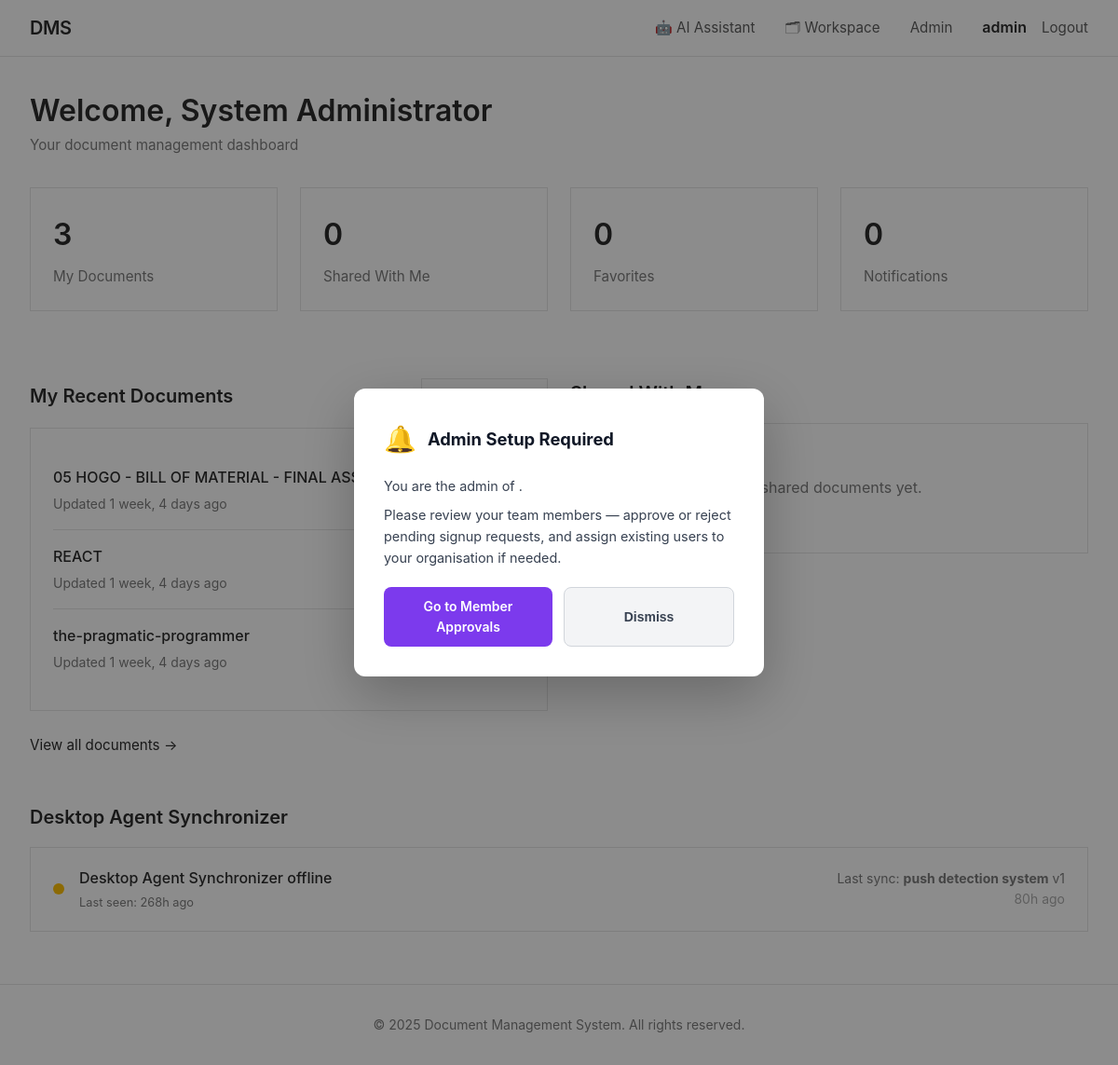
Before: /dashboard/ (signed in) with the older database file.
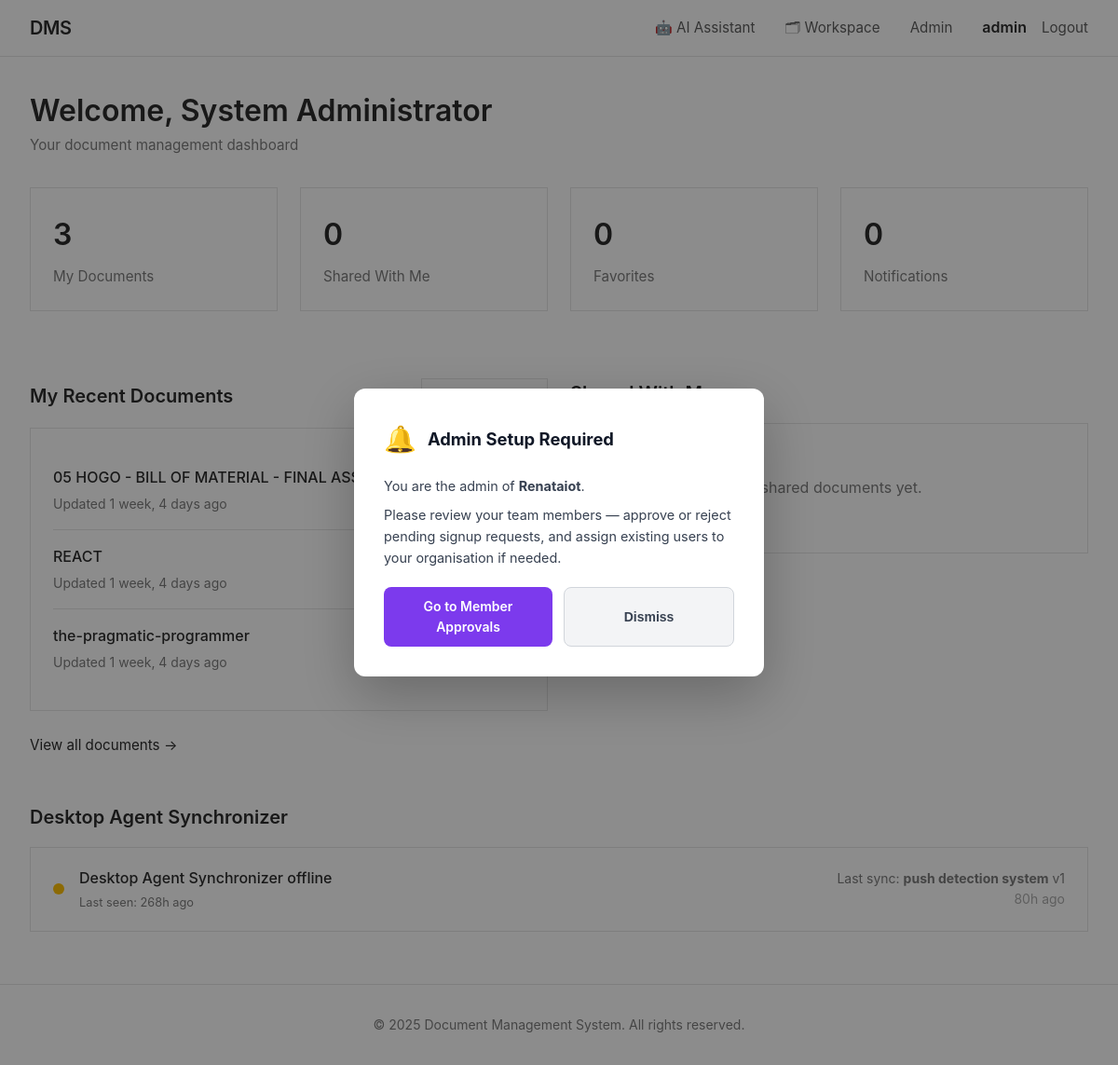
After: the same page with the newer database file.
### documents/models.py (models this page shows, shortened)
class User(AbstractUser):
    USER_TYPE_CHOICES = [
        ('guest', 'Guest'),
        ('user', 'Regular User'),
        ('admin', 'Admin'),
    ]
    user_type = models.CharField(max_length=10, choices=USER_TYPE_CHOICES, default='user')
    organization = models.ForeignKey(
        Organization, on_delete=models.SET_NULL, null=True, blank=True, related_name='members'
    )
    role = models.ForeignKey(Role, on_delete=models.SET_NULL, null=True, blank=True, related_name='users')
    bio = models.TextField(blank=True)
    avatar = models.ImageField(upload_to='avatars/', null=True, blank=True)
    phone = models.CharField(max_length=20, blank=True)
    department = models.CharField(max_length=100, blank=True)
    employee_code = models.CharField(max_length=100, blank=True)
    is_approved = models.BooleanField(default=False)
    created_at = models.DateTimeField(auto_now_add=True)
    updated_at = models.DateTimeField(auto_now=True)
    last_activity = models.DateTimeField(auto_now=True)
    is_active = models.BooleanField(default=True)
    class Meta:
        ordering = ['-created_at']
    def is_admin(self):
        return self.user_type == 'admin'

class Document(models.Model):
    ACCESS_LEVEL_CHOICES = [
        ('public', 'Public'),
        ('private', 'Private'),
        ('role', 'Role-Based'),
        ('custom', 'Custom Users'),
    ]
    title = models.CharField(max_length=255)
    description = models.TextField(blank=True)
    file = models.FileField(upload_to=document_upload_path)
    file_size = models.BigIntegerField(default=0, help_text="Size in bytes")
    file_type = models.CharField(max_length=100, blank=True)
    owner = models.ForeignKey(User, on_delete=models.CASCADE, related_name='owned_documents')
    access_level = models.CharField(max_length=10, choices=ACCESS_LEVEL_CHOICES, default='private')
    required_role_level = models.IntegerField(
        default=1,
        validators=[MinValueValidator(1), MaxValueValidator(100)],
        help_text="Minimum role level required (for role-based access)"
    )
    category = models.ForeignKey(Category, on_delete=models.SET_NULL, null=True, blank=True, related_name='documents')
    folder   = models.ForeignKey('Folder', on_delete=models.SET_NULL, null=True, blank=True,
                                 related_name='folder_documents')
    tags = models.ManyToManyField(Tag, blank=True, related_name='documents')
    shared_with = models.ManyToManyField(User, blank=True, related_name='shared_documents')
    version = models.IntegerField(default=1)
    is_locked = models.BooleanField(default=False, help_text="Locked documents cannot be edited")
    locked_by = models.ForeignKey(User, on_delete=models.SET_NULL, null=True, blank=True, related_name='locked_documents')
    views_count = models.IntegerField(default=0)
    downloads_count = models.IntegerField(default=0)
    created_at = models.DateTimeField(auto_now_add=True)
    updated_at = models.DateTimeField(auto_now=True)
    allow_comments = models.BooleanField(default=True)
    allow_download = models.BooleanField(default=True)
    is_deleted = models.BooleanField(default=False)
    deleted_at = models.DateTimeField(null=True, blank=True)
    class Meta:
        ordering = ['-updated_at', '-created_at']
        indexes = [
            models.Index(fields=['owner', 'access_level']),
            models.Index(fields=['created_at']),
            models.Index(fields=['title']),
        ]

class Organization(models.Model):
    name = models.CharField(max_length=255)
    created_at = models.DateTimeField(auto_now_add=True)
    is_active = models.BooleanField(default=True)
    class Meta:
        ordering = ['name']

### documents/views.py (the view)
# urls.py: path('dashboard/', views.dashboard_view, name='dashboard'),
@login_required
def dashboard_view(request):
    user = request.user
    my_documents = Document.objects.filter(
        owner=user,
        is_deleted=False
    ).select_related('category')[:5]
    recent_views = ActivityLog.objects.filter(
        user=user,
        action='view'
    ).select_related('document').order_by('-created_at')[:5]
    shared_documents = user.shared_documents.filter(
        is_deleted=False
    ).select_related('owner', 'category')[:5]
    favorites = Favorite.objects.filter(
        user=user
    ).select_related('document', 'document__owner')[:5]
    unread_notifications = user.notifications.filter(is_read=False)[:5]
    stats = {
        'total_documents': my_documents.count(),
        'shared_with_me': shared_documents.count(),
        'favorites': favorites.count(),
        'unread_notifications': unread_notifications.count(),
    }
    context = {
        'my_documents': my_documents,
        'recent_views': recent_views,
        'shared_documents': shared_documents,
        'favorites': favorites,
        'unread_notifications': unread_notifications,
        'stats': stats,
    }
    return render(request, 'documents/dashboard.html', context)

### documents/context_processors.py (called while the page is built)
def unread_notifications(request):
    if request.user.is_authenticated:
        count = Notification.objects.filter(recipient=request.user, is_read=False).count()
        return {'unread_notifications_count': count}
    return {'unread_notifications_count': 0}

### documents/templates/documents/dashboard.html (shortened to what this page needs)
{% extends 'documents/base.html' %}
{% block content %}
<div style="margin-bottom: 2rem;">
    <h1 style="font-size: 2rem; font-weight: 600; color: #2c2c2c;">
        Welcome, {{ user.get_full_name|default:user.username }}
    </h1>
    <p style="font-size: 0.95rem; color: #7c7c7c;">
        Your document management dashboard
    </p>
</div>
<div class="grid grid-4" style="margin-bottom: 3rem;">
    <div class="card">
        <h3 style="font-size: 2rem; font-weight: 600; color: #2c2c2c; margin-bottom: 0.5rem;">
            {{ stats.total_documents }}
        </h3>
        <p style="font-size: 0.95rem; color: #7c7c7c;">
            My Documents
        </p>
    </div>
    <div class="card">
        <h3 style="font-size: 2rem; font-weight: 600; color: #2c2c2c; margin-bottom: 0.5rem;">
            {{ stats.shared_with_me }}
        </h3>
        <p style="font-size: 0.95rem; color: #7c7c7c;">
            Shared With Me
        </p>
    </div>
    <div class="card">
        <h3 style="font-size: 2rem; font-weight: 600; color: #2c2c2c; margin-bottom: 0.5rem;">
            {{ stats.favorites }}
        </h3>
        <p style="font-size: 0.95rem; color: #7c7c7c;">
            Favorites
        </p>
    </div>
    <div class="card">
        <h3 style="font-size: 2rem; font-weight: 600; color: #2c2c2c; margin-bottom: 0.5rem;">
            {{ stats.unread_notifications }}
        </h3>
        <p style="font-size: 0.95rem; color: #7c7c7c;">
            Notifications
        </p>
    </div>
</div>
<div class="grid grid-2">
    <div>
        <div style="display: flex; justify-content: space-between; align-items: center; margin-bottom: 1rem;">
            <h2 style="font-size: 1.25rem; font-weight: 600; color: #2c2c2c;">
                My Recent Documents
            </h2>
            <a href="{% url 'document_create' %}" class="btn-secondary btn btn-small">
            </a>
        </div>
        {% if my_documents %}
            <div class="card">
                {% for document in my_documents %}
                    <div style="padding: 1rem 0; {% if not forloop.last %}border-bottom: 1px solid #e5e5e5;{% endif %}">
                        <h3 style="font-size: 1rem; font-weight: 500; margin-bottom: 0.25rem;">
                            <a href="{% url 'document_detail' document.pk %}" style="color: #2c2c2c; text-decoration: none;">
                                {{ document.title }}
                            </a>
                        </h3>
                        <p style="font-size: 0.875rem; color: #7c7c7c;">
                            Updated {{ document.updated_at|timesince }} ago
                        </p>
                    </div>
                {% endfor %}
            </div>
            <div style="margin-top: 1rem;">
                <a href="{% url 'document_list' %}" style="color: #2c2c2c; text-decoration: none; font-size: 0.95rem;">
                    View all documents →
                </a>
            </div>
        {% else %}
            <div class="card">
                <p style="color: #7c7c7c; text-align: center; padding: 2rem 0;">
                    No documents yet. Create your first document to get started.
                </p>
            </div>
        {% endif %}
    </div>
    <div>
        <h2 style="font-size: 1.25rem; font-weight: 600; color: #2c2c2c; margin-bottom: 1rem;">
        </h2>
        {% if shared_documents %}
            <div class="card">
                {% for document in shared_documents %}
                    <div style="padding: 1rem 0; {% if not forloop.last %}border-bottom: 1px solid #e5e5e5;{% endif %}">
                        <h3 style="font-size: 1rem; font-weight: 500; margin-bottom: 0.25rem;">
                            <a href="{% url 'document_detail' document.pk %}" style="color: #2c2c2c; text-decoration: none;">
                                {{ document.title }}
                            </a>
                        </h3>
                        <p style="font-size: 0.875rem; color: #7c7c7c;">
                            By {{ document.owner.username }}
                        </p>
                    </div>
                {% endfor %}
            </div>
        {% else %}
            <div class="card">
                <p style="color: #7c7c7c; text-align: center; padding: 2rem 0;">
                    No shared documents yet.
                </p>
            </div>
        {% endif %}
    </div>
</div>
<div style="margin-top: 3rem;">
    <h2 style="font-size: 1.25rem; font-weight: 600; color: #2c2c2c; margin-bottom: 1rem;">
        Desktop Agent Synchronizer
    </h2>
    <div class="card agent-card" style="display: flex; align-items: center; justify-content: space-between; padding: 1.25rem 1.5rem;">
        <div style="display: flex; align-items: center; gap: 1rem;">
            <span id="agent-dot" style="width:12px;height:12px;border-radius:50%;background:#ccc;flex-shrink:0;"></span>
            <div>
                <p id="agent-status-text" style="font-weight: 500; color: #2c2c2c; margin: 0;">Checking…</p>
                <p id="agent-last-seen" style="font-size: 0.8rem; color: #7c7c7c; margin: 0.2rem 0 0;"></p>
            </div>
        </div>
        <div id="agent-sync-info" style="font-size: 0.875rem; color: #7c7c7c; text-align: right;"></div>
    </div>
</div>
{% endblock %}

### documents/templates/documents/base.html (shortened to what this page needs)
<!DOCTYPE html>
<html lang="en">
<head>
</head>
<body>
    <header class="header">
        <div class="header-content">
            <a href="{% url 'home' %}" class="logo">DMS</a>
            <nav class="nav" id="main-nav">
                {% if user.is_authenticated %}
                    <a href="{% url 'chatbot' %}"
                       class="{% if request.resolver_match.url_name == 'chatbot' %}nav-active{% endif %}">🤖 AI Assistant</a>
                    <a href="{% url 'workspace' %}"
                       class="{% if request.resolver_match.url_name == 'workspace' %}nav-active{% endif %}">🗂 Workspace</a>
                    {% if user.is_admin %}
                        <a href="{% url 'admin_users_list' %}"
                           class="{% if request.resolver_match.url_name == 'admin_users_list' %}nav-active{% endif %}">Admin</a>
                    {% endif %}
                    <div class="nav-user">
                        <span style="font-weight:600;">{{ user.username }}</span>
                        <a href="{% url 'logout' %}">Logout</a>
                    </div>
                {% endif %}
            </nav>
        </div>
    </header>
    <main class="container">
        {% block content %}{% endblock %}
    </main>
    <footer class="footer">
        <p>&copy; 2025 Document Management System. All rights reserved.</p>
    </footer>
    {% if user.is_authenticated and user.is_admin and request.session.show_admin_popup %}
    {% with pending=user.organization.members.all %}
    <div id="admin-popup-overlay" style="
        position:fixed;inset:0;background:rgba(0,0,0,.45);z-index:10000;
        display:flex;align-items:center;justify-content:center;padding:1rem;">
      <div style="
          background:#fff;border-radius:12px;padding:2rem;max-width:440px;width:100%;
          box-shadow:0 20px 60px rgba(0,0,0,.25);animation:popIn .25s ease;">
        <div style="display:flex;align-items:center;gap:.75rem;margin-bottom:1rem;">
          <span style="font-size:1.75rem;">🔔</span>
          <h2 style="margin:0;font-size:1.15rem;font-weight:700;color:#111827;">
            Admin Setup Required
          </h2>
        </div>
        <p style="color:#374151;font-size:.9rem;line-height:1.6;margin-bottom:.5rem;">
          You are the admin of <strong>{{ user.organization.name }}</strong>.
        </p>
        {% with pending_count=user.organization.members.filter %}
        <p style="color:#374151;font-size:.9rem;line-height:1.6;margin-bottom:1.25rem;">
          Please review your team members — approve or reject pending signup requests, and assign
          existing users to your organisation if needed.
        </p>
        {% endwith %}
        <div style="display:flex;gap:.75rem;flex-wrap:wrap;">
          <a href="{% url 'admin_users_list' %}?tab=pending"
             onclick="dismissPopup()"
             style="flex:1;text-align:center;padding:.6rem 1rem;background:#7c3aed;color:#fff;
                    border-radius:8px;font-weight:600;font-size:.875rem;text-decoration:none;">
            Go to Member Approvals
          </a>
          <button onclick="dismissPopup()"
                  style="flex:1;padding:.6rem 1rem;background:#f3f4f6;color:#374151;
                         border:1px solid #d1d5db;border-radius:8px;font-weight:600;
                         font-size:.875rem;cursor:pointer;">
            Dismiss
          </button>
        </div>
      </div>
    </div>
    {% endwith %}
    {% endif %}
</body>
</html>

### documents/templates/documents/base.html (style rules this page uses)
* { margin: 0; padding: 0; box-sizing: border-box; }
body { font-family: -apple-system, BlinkMacSystemFont, 'Segoe UI', Arial, sans-serif; background: #ffffff; color: #2c2c2c; line-height: 1.6; min-height: 100vh; display: flex; flex-direction: column; }
.header { background: #ffffff; border-bottom: 1px solid #e5e5e5; padding: 0 2rem; position: sticky; top: 0; z-index: 100; }
.header-content { max-width: 1400px; margin: 0 auto; display: flex; justify-content: space-between; align-items: center; height: 60px; }
.logo { font-size: 1.25rem; font-weight: 600; color: #2c2c2c; text-decoration: none; letter-spacing: -0.5px; }
.nav { display: flex; gap: 2rem; align-items: center; }
.nav a { color: #5c5c5c; text-decoration: none; font-size: 0.95rem; transition: color 0.2s; }
.nav-user { display: flex; align-items: center; gap: 1rem; }
.container { flex: 1; width: 100%; max-width: 1400px; margin: 0 auto; padding: 2rem; }
.btn { display: inline-block; padding: 0.625rem 1.5rem; background: #2c2c2c; color: #ffffff; text-decoration: none; border: none; cursor: pointer; font-size: 0.95rem; transition: background 0.2s; }
.btn-secondary { background: #ffffff; color: #2c2c2c; border: 1px solid #e5e5e5; }
.btn-small { padding: 0.4rem 1rem; font-size: 0.875rem; }
.card { background: #ffffff; border: 1px solid #e5e5e5; padding: 1.5rem; margin-bottom: 1.5rem; }
.grid { display: grid; gap: 1.5rem; }
.grid-2 { grid-template-columns: repeat(2, 1fr); }
.grid-4 { grid-template-columns: repeat(4, 1fr); }
.footer { border-top: 1px solid #e5e5e5; padding: 2rem; text-align: center; color: #7c7c7c; font-size: 0.875rem; margin-top: auto; }

Changed rows visible on the page:
changed User "System Administrator": organization.name (not shown) → "Renataiot"
